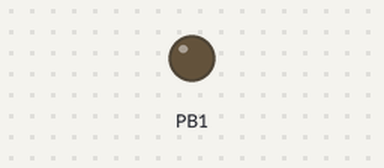
Bench run of a sketch on a simulated ATtiny85, built with avr-gcc and run on an emulated ATtiny85. Shown: output pins drawn as LEDs (lit = HIGH).

Above: at 1.0 s.
At 3.0 s:
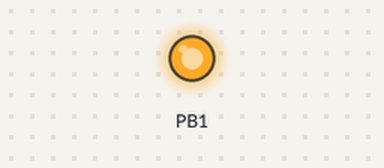
Timing chart, 0 to 5.4 s (numbered marks = the images above):
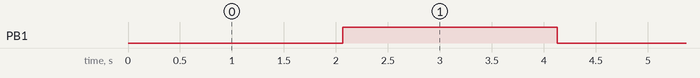

Measured:
- by itself, PB1: alternates HIGH for 2.1 s and LOW for 2.1 s

The sketch:

timer_configuration.ino
```cpp
#define SET_BIT(REG, BIT)     ((REG) |= (BIT))
#define CLEAR_BIT(REG, BIT)   ((REG) &= ~(BIT))
#define READ_BIT(REG, BIT)    ((REG) & (BIT))
#define WRITE_REG(REG, VAL)   ((REG) = (VAL))
#define READ_REG(REG)         ((REG))
#define MODIFY_REG(REG, CLEARMASK, SETMASK)  WRITE_REG((REG), (((READ_REG(REG)) & (~(CLEARMASK))) | (SETMASK)))

volatile uint16_t timer1Counter = 0;

ISR(TIMER1_COMPA_vect){
  if(timer1Counter >= 1000){ // count 1 to value +1
    PORTB ^= 1<<1;
    timer1Counter = 0;
  }
  timer1Counter++;
}

void setup() {
  cli();

  // set gpio
  DDRB = 1 << 1; // pin 1 output

  // configure timer 1
  TCNT1 = 0x00; // start counting at zero
  TCCR1 |= 1 << 7; // reset on OCR1C compare
  uint8_t psc = 0b1000;// prescaler, log2(x)+1 in reg invullen
  MODIFY_REG(TCCR1,0x0F,psc);
  // write to both ORC1A and ORC1B to capture compare and reset timer
  uint8_t timerCounts = 128;// theory: 16.5 MHz / PSC / COUNTS = interrupt frequency. else PCK @64 MHz.
  OCR1A = timerCounts;
  OCR1C = timerCounts;
  TIMSK |= 1 << 6;// timer interrupt mask register

  // enable interrupts
  sei();

}

void loop() {

}
```
